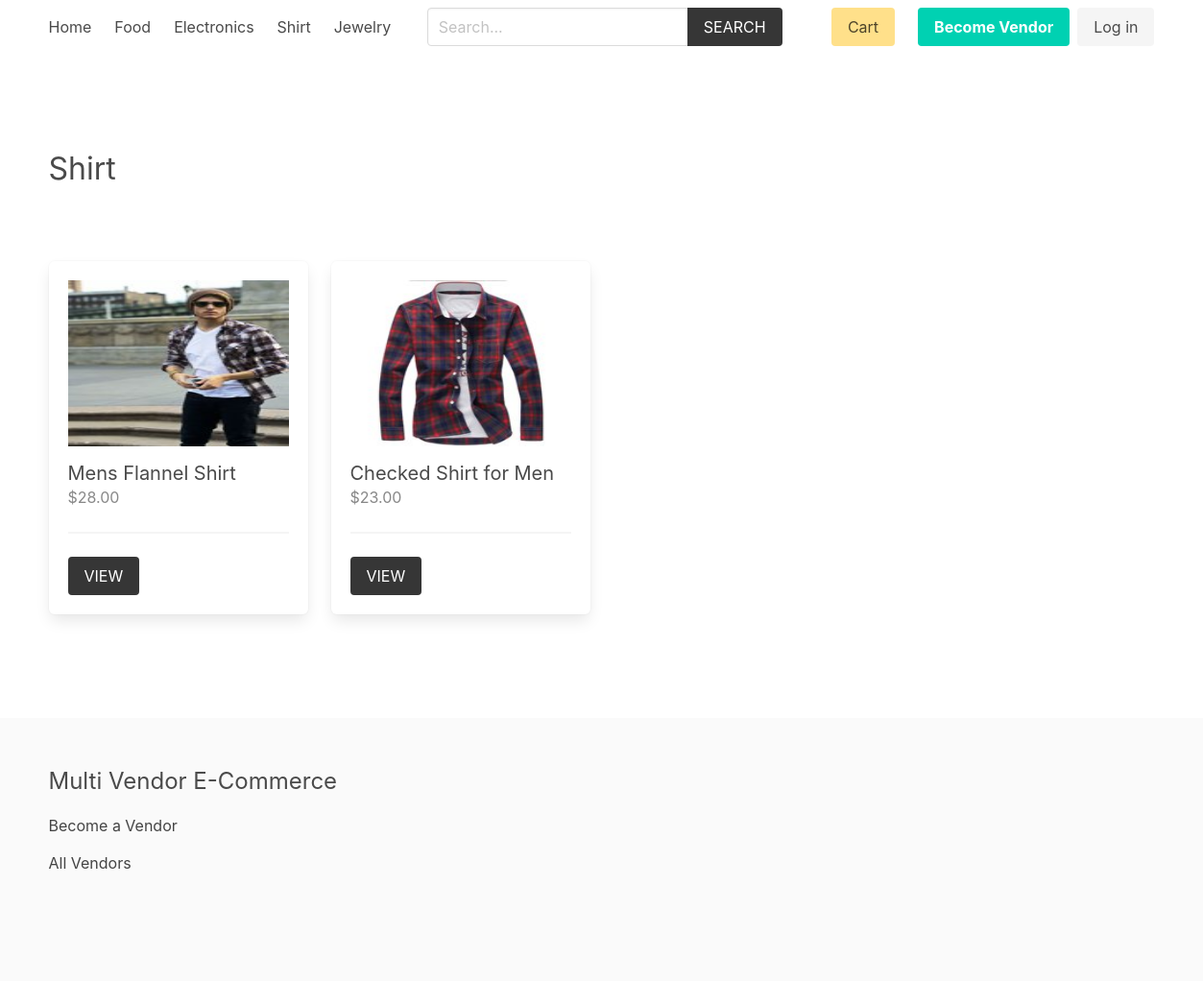
The page /product/shirt/ on the database its author committed.
### product/models.py (models this page shows, shortened)
class Category(models.Model):
    title = models.CharField(max_length=50)
    slug = models.SlugField(max_length=55)
    ordering = models.IntegerField(default=0)
    class Meta:
        ordering = ['ordering']

class Product(models.Model):
    category = models.ForeignKey(Category, related_name='products', on_delete=models.CASCADE)
    vendor = models.ForeignKey(Vendor, related_name="products", on_delete=models.CASCADE)
    title = models.CharField(max_length=50)
    slug = models.SlugField(max_length=55)
    description = models.TextField(blank=True, null=True)
    price = models.DecimalField(max_digits=6, decimal_places=2)
    added_date = models.DateTimeField(auto_now_add=True)
    image = models.ImageField(upload_to='uploads/', blank=True, null=True)
    thumbnail = models.ImageField(upload_to='uploads/', blank=True, null=True) # Change uploads to thumbnails
    class Meta:
        ordering = ['-added_date']
    def get_thumbnail(self):
        if self.thumbnail:
            return self.thumbnail.url

### product/views.py (the view)
# urls.py: path('<slug:category_slug>/', views.category, name="category"),
def category(request, category_slug):
    category = get_object_or_404(Category, slug=category_slug)
    return render(request,'product/category.html', {'category': category})

### cart/cart.py (called while the page is built)
    def __len__(self):
        return sum(item['quantity'] for item in self.cart.values())

### cart/context_processors.py (called while the page is built)
def cart(request):
    return {'cart': Cart(request)}

### product/context_processors.py (called while the page is built)
def menu_categories(request):
    categories = Category.objects.all()
    return {'categories': categories}

### templates/product/category.html (shortened to what this page needs)
{% extends 'core/base.html' %}
{% block content %}
    <div class="columns is-multiline mb-6">
        <div class="column is-12 has-test-centered mt-6 mb-6">
            <h2 class="is-size-3">{{category.title}}</h2>
        </div>
        {% for product in category.products.all %}
            {% include 'product/parts/list_item.html' %}
        {% endfor %}
    </div>
{% endblock content %}

### templates/core/base.html (shortened to what this page needs)
{% load static %}
<!DOCTYPE html>
<html lang="en">
<head>
    <link rel="stylesheet" href="https://cdn.jsdelivr.net/npm/bulma@0.9.2/css/bulma.min.css">
    <link rel="stylesheet" href="{% static 'css/main.css' %}">
</head>
<body>
    <div class="container">
        <nav class="navbar" role="navigation" aria-label="main navigation">
            <div id="navbarBasicExample" class="navbar-menu">
                <div class="navbar-start">
                <a class="navbar-item" href="{% url 'core:home' %}">
                    Home
                </a>
                {% for category in categories %}
                    <a class="navbar-item" href="{% url 'product:category' category.slug %}">
                        {{category.title}}
                    </a>
                {% endfor %}
                </div>
                <div class="navbar-start">
                    <div class="navbar-item">
                        <form method="get" action="{% url 'product:search' %}">
                            <div class="field has-addons">
                                <div class="control">
                                    <input type="search" name="query" id="" class="input" placeholder="Search...">
                                </div>
                                <div class="control">
                                    <button class="button is-dark is-uppercase">Search</button>
                                </div>
                            </div>
                        </form>
                    </div>
                </div>
                <div class="navbar-end">
                <div class="navbar-item">
                    <a href="{% url 'cart:cart' %}" class="button is-warning">Cart {% if cart %}({{cart|length}}){% endif %}</a>
                </div>
                {% if request.user.is_authenticated %}
                <div class="navbar-item has-dropdown is-hoverable">
                    <a class="navbar-link is-capitalized">
                    {{user.vendor.name}}
                    </a>
                    <div class="navbar-dropdown">
                    <a class="navbar-item" href="{% url 'vendor:vendor-admin' %}">
                        Profile
                    </a>
                    <a class="navbar-item" href="{% url 'vendor:edit-vendor' %}">
                        Update Profile
                    </a>
                    <a class="navbar-item" href="{% url 'vendor:add-product' %}">
                        Add Product
                    </a>
                    <hr class="navbar-divider">
                    <a class="navbar-item" href="{% url 'vendor:logout' %}">
                        Logout
                    </a>
                    </div>
                </div>
                {% else %}
                <div class="navbar-item">
                    <div class="buttons">
                        <a class="button is-primary" href="{% url 'vendor:become-vendor' %}">
                            <strong>Become Vendor</strong>
                        </a>
                        <a class="button is-light" href="{% url 'vendor:login' %}">
                            Log in
                        </a>
                    </div>
                </div>
                {% endif %}
                </div>
            </div>
            </nav>
    </div>
    <section class="section">
        <div class="container">
            {% block content %}{% endblock content %}
        </div>
    </section>
    <footer class="footer">
        <div class="container">
            <h3 class="is-size-4 mb-4">Multi Vendor E-Commerce</h3>
            {% if request.user.is_authenticated %}
                <a href="{% url 'vendor:vendor-admin' %}">Vendor Admin</a>
            {% else %}
                <a href="{% url 'vendor:become-vendor' %}">Become a Vendor</a>
            {% endif %}
            <br>
            <a href="{% url 'vendor:vendors' %}">All Vendors</a>
        </div>
    </footer>
</body>
</html>

### templates/product/parts/list_item.html
<div class="column is-3 product-list-item">
                <div class="box">
                    <figure class="image is-4by3 mb-4">
                        <img src="{{ product.get_thumbnail }}" alt="{{product.title}}">
                    </figure>
                    <h2 class="subtitle">{{product.title}}</h2>
                    <h3 class="price is-size-6 mb-5">${{product.price}}</h3>
                    <hr>
                    <a href="{% url 'product:product' product.category.slug product.slug %}" class="button is-dark is-uppercase">View</a>
                </div>
            </div>

### core/static/css/main.css (style rules this page uses)
.footer a { margin-bottom: 15px; display: inline-block; color: #444; }
.product-list-item .box .subtitle { margin-bottom: 0; }
.product-list-item .box .price { color: #888; }

### rows shown on the page
Category: title "Food"
Category: title "Electronics"
Category: title "Shirt"
Category: title "Jewelry"
Product: get_thumbnail (picture), title "Mens Flannel Shirt", price "28.00"
Product: get_thumbnail (picture), title "Checked Shirt for Men", price "23.00"
